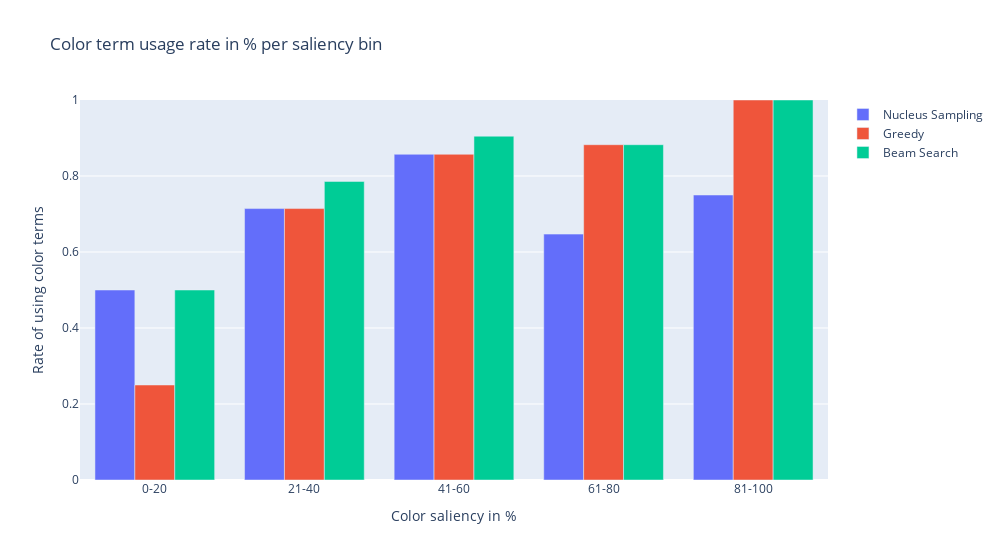

Notebook code cell kept with this figure:
### Code cell
import plotly.graph_objects as go
import pandas as pd
import numpy as np
import json

# Assuming you have a DataFrame called 'data' with columns 'color saliency', 'color beam', and 'Model'

# Determine the category bins based on the range of values in the 'color saliency' column
num_bins = 5
category_bins_texture = pd.cut(data['texture saliency'], bins=num_bins)
category_bins_color = pd.cut(data['color saliency'], bins=num_bins)


# Create a new column in the DataFrame to represent the category bins
data['Category Bin Color'] = category_bins_color.astype(str)
data['Category Bin Texture'] = category_bins_texture.astype(str)

# Group the data by the category bins, boolean values, and model, and calculate the counts for each group

# color
color_nucleus = data.groupby(['Category Bin Color', 'color nucleus']).size().unstack().reset_index().fillna(0)
color_greedy = data.groupby(['Category Bin Color', 'color greedy']).size().unstack().reset_index().fillna(0)
color_beam = data.groupby(['Category Bin Color', 'color beam']).size().unstack().reset_index().fillna(0)

print(color_beam)

color_nucleus['Percentage'] = color_nucleus.apply(lambda row: row[True] / (row[True] + row[False]), axis=1)
color_greedy['Percentage'] = color_greedy.apply(lambda row: row[True] / (row[True] + row[False]), axis=1)
color_beam['Percentage'] = color_beam.apply(lambda row: row[True] / (row[True] + row[False]), axis=1)


# texture
texture_nucleus = data.groupby(['Category Bin Texture', 'texture nucleus']).size().unstack().reset_index().fillna(0)
texture_greedy = data.groupby(['Category Bin Texture', 'texture greedy']).size().unstack().reset_index().fillna(0)
texture_beam = data.groupby(['Category Bin Texture', 'texture beam']).size().unstack().reset_index().fillna(0)


texture_nucleus['Percentage'] = texture_nucleus.apply(lambda row: row[True] / (row[True] + row[False]), axis=1)
texture_greedy['Percentage'] = texture_greedy.apply(lambda row: row[True] / (row[True] + row[False]), axis=1)
texture_beam['Percentage'] = texture_beam.apply(lambda row: row[True] / (row[True] + row[False]), axis=1)


# Create the grouped bar chart
fig = go.Figure(layout_yaxis_range=[0,1])


bar_trace_nucleus = go.Bar(
    x=color_nucleus['Category Bin Color'],
    y=color_nucleus['Percentage'],
    name=f'Nucleus Sampling',
)

bar_trace_greedy = go.Bar(
    x=color_nucleus['Category Bin Color'],
    y=color_greedy['Percentage'],
    name=f'Greedy',

)

bar_trace_beam = go.Bar(
    x=color_nucleus['Category Bin Color'],
    y=color_beam['Percentage'],
    name=f'Beam Search',

)

fig.add_trace(bar_trace_nucleus)
fig.add_trace(bar_trace_greedy)
fig.add_trace(bar_trace_beam)

# Create the layout for the grouped bar chart
fig.update_layout(
    width=1000,
    title='Color term usage rate in % per saliency bin',
    xaxis=dict(title='Color saliency in %', tickmode = 'array',
               tickvals = [0, 1, 2, 3, 4],
        ticktext = ['0-20', '21-40', '41-60', '61-80', '81-100']),
    yaxis=dict(title='Rate of using color terms'),
    barmode='group'
)

# Show the plot
fig.show()

# # Save the plot as JSON
fig_json = fig.to_json()
with open('grouped_texture.json', 'w') as file:
    file.write(fig_json)

### Figure 1 — Plotly figure (JSON) as saved in the notebook; plotly's stock layout.template omitted (floating-point values rounded to 4 significant figures)
{"data": [{"name": "Nucleus Sampling", "type": "bar", "x": ["(2.909, 21.2]", "(21.2, 39.4]", "(39.4, 57.6]", "(57.6, 75.8]", "(75.8, 94.0]"], "y": [0.5, 0.7143, 0.8571, 0.6471, 0.75]}, {"name": "Greedy", "type": "bar", "x": ["(2.909, 21.2]", "(21.2, 39.4]", "(39.4, 57.6]", "(57.6, 75.8]", "(75.8, 94.0]"], "y": [0.25, 0.7143, 0.8571, 0.8824, 1]}, {"name": "Beam Search", "type": "bar", "x": ["(2.909, 21.2]", "(21.2, 39.4]", "(39.4, 57.6]", "(57.6, 75.8]", "(75.8, 94.0]"], "y": [0.5, 0.7857, 0.9048, 0.8824, 1]}], "layout": {"barmode": "group", "title": {"text": "Color term usage rate in % per saliency bin"}, "width": 1000, "xaxis": {"tickmode": "array", "ticktext": ["0-20", "21-40", "41-60", "61-80", "81-100"], "tickvals": [0, 1, 2, 3, 4], "title": {"text": "Color saliency in %"}}, "yaxis": {"range": [0, 1], "title": {"text": "Rate of using color terms"}}}}
